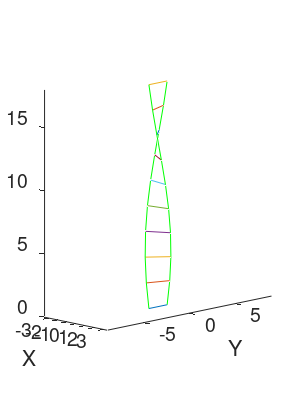
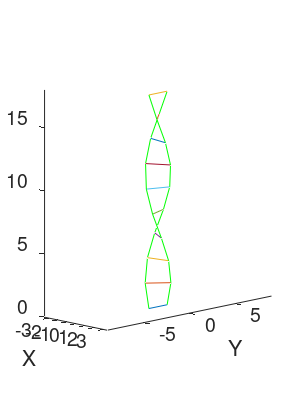
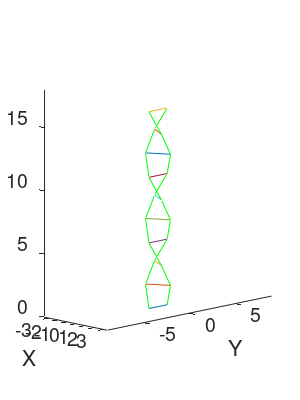
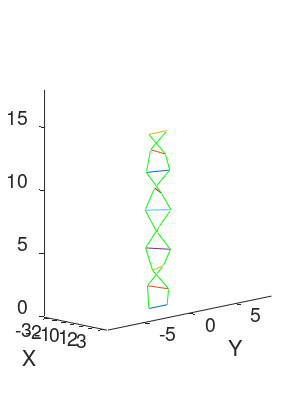

These charts were generated, in order, by the following MATLAB code:
% straightline_visualization.m
% Straight-line-edge actuator visualization
% Copyright 2015 Kyle Zampaglione, Andrew P. Sabelhaus
% 2.11.15
% Calculates change in z height for twisting of a rope-ladder style helix
% connected with rigid (straight-line) edges.
% This simulation calculates the geometry of the structure for multiple
% successive angles of twist.
% NOTE: Calculations break down as period of rotation repeats with low
% number of rungs

clc; clear all; close all;

%% VALUES STORED THROUGHOUT MULTIPLE ITERATIONS 
z_totaled = [];
angle_out = [];
% an index into the above vectors
count = 1;

%% CONSTANTS FOR THE SIMULATION
% The rungs have a set width. This is also the width between the two
% edges of the helix.
rungwidth = 2;
% absolute distance between rungs. This value can also be interpreted as 
% the length of the edge of the structure between two successive rungs.
rungspacing = 2;  
number_rungs = 10; 
% Path to store the images that are generated
save_path_base = 'img/straightline_visualization';

%% SIMULATION
% j is the number of rotations to simulate. 
% For example, j=1 is 180 degrees, j=3 is 540 degrees, etc.
for j = 1:9
    %SETUP ============================================
    FigureHandle = figure;
    hold on
    set(gca,'FontSize',14);
    % Set the size of the figure window
    set(FigureHandle,'Position',[100,100,150,300]);
    % Set the size of the figure window for printing (saving the fig)
    set(FigureHandle,'PaperPosition',[2,2,3,4]);
    % Label the axes
    xlabel('  X');
    ylabel('Y   ');
    %zlabel('Z');
    
    zlim([0,18]);
    twistangle =  j*180; %set twist angle in degrees. This is the total angle of twist for the entire structure.
    angle_out(count) = twistangle; 
    %==================================================
    
    %Calculate angle of rotation between each rung
    indivtwist = twistangle/(number_rungs-1);
    
    % Here, z refers to the z-axis location of the center of the rung.
    % x and y refer to the location of one outer point of a rung
    % in that plane.
    % The rung center is at (0, 0, z).
    % One edge of the rung is then at (x, y, z) and the other is 
    % at (-x, -y, z).

    % First rung is at height 0 and lies along the x-axis
    x = 0; %initial x
    y = rungwidth/2; %initial y
    z_prev = 0; %initial z
    plot3([-x,x],[-y,y], [0,0]);

    hold on 

    for i = 1:(number_rungs-1)
        x_new = sind(indivtwist*i)*rungwidth/2; 
        y_new = cosd(indivtwist*i)*rungwidth/2;
        z = sqrt(rungspacing^2 - (x_new-x)^2 - (y_new-y)^2) + z_prev;
        plot3([-x_new,x_new], [-y_new,y_new], [z,z])
        plot3([x,x_new], [y,y_new],[z_prev,z],'g'); %connect rungs 
        plot3([-x,-x_new], [-y,-y_new],[z_prev,z],'g'); %connect rungs 
        x = x_new;
        y = y_new;
        z_prev = z;
    end

    hold off 
    axis equal
    %titletext = sprintf('Twist Angle = %d; Z-Height = %f',twistangle,z);
    %title(titletext)

    %legendtext = sprintf('Rung Width = %d ; Rung Spacing = %d',rungwidth, rungspacing );
    %legend(legendtext, 'Location','southoutside','Orientation','horizontal')
    view(45,12) 
    %print final z value to screen
    z_total = z;
    z_totaled(count) = z_total; 
    count = count+1;
    
    % Save this figure
    save_fullpath_fig = strcat(save_path_base, int2str(twistangle), '.fig');
    save_fullpath_eps = strcat(save_path_base, int2str(twistangle), '.eps');
    %savefig(save_fullpath_fig);
    %print(save_fullpath_eps,'-depsc')
end



